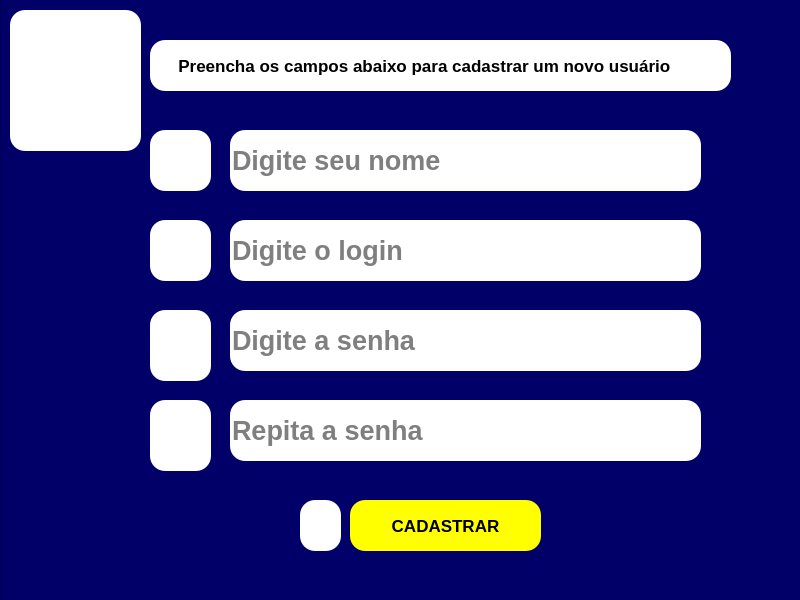
<?xml version="1.0" encoding="UTF-8"?>
<ui version="4.0">
 <class>MainWindow</class>
 <widget class="QMainWindow" name="MainWindow">
  <property name="geometry">
   <rect>
    <x>0</x>
    <y>0</y>
    <width>800</width>
    <height>600</height>
   </rect>
  </property>
  <property name="windowTitle">
   <string>MainWindow</string>
  </property>
  <widget class="QWidget" name="centralwidget">
   <widget class="QFrame" name="frame">
    <property name="geometry">
     <rect>
      <x>0</x>
      <y>-10</y>
      <width>801</width>
      <height>611</height>
     </rect>
    </property>
    <property name="styleSheet">
     <string notr="true">background-color: rgb(0, 0, 104);</string>
    </property>
    <property name="frameShape">
     <enum>QFrame::StyledPanel</enum>
    </property>
    <property name="frameShadow">
     <enum>QFrame::Raised</enum>
    </property>
    <widget class="QLineEdit" name="lineEdit">
     <property name="geometry">
      <rect>
       <x>230</x>
       <y>140</y>
       <width>471</width>
       <height>61</height>
      </rect>
     </property>
     <property name="font">
      <font>
       <pointsize>20</pointsize>
       <weight>75</weight>
       <bold>true</bold>
      </font>
     </property>
     <property name="styleSheet">
      <string notr="true">background-color: rgb(255, 255, 255);
border-radius: 15px;
border-style: outset;
borser-widht: 2px;</string>
     </property>
     <property name="placeholderText">
      <string>Digite seu nome</string>
     </property>
    </widget>
    <widget class="QLineEdit" name="lineEdit_2">
     <property name="geometry">
      <rect>
       <x>230</x>
       <y>230</y>
       <width>471</width>
       <height>61</height>
      </rect>
     </property>
     <property name="font">
      <font>
       <pointsize>20</pointsize>
       <weight>75</weight>
       <bold>true</bold>
      </font>
     </property>
     <property name="styleSheet">
      <string notr="true">background-color: rgb(255, 255, 255);
border-radius: 15px;
border-style: outset;
borser-widht: 2px;</string>
     </property>
     <property name="placeholderText">
      <string>Digite o login</string>
     </property>
    </widget>
    <widget class="QLineEdit" name="lineEdit_3">
     <property name="geometry">
      <rect>
       <x>230</x>
       <y>320</y>
       <width>471</width>
       <height>61</height>
      </rect>
     </property>
     <property name="font">
      <font>
       <pointsize>20</pointsize>
       <weight>75</weight>
       <bold>true</bold>
      </font>
     </property>
     <property name="styleSheet">
      <string notr="true">background-color: rgb(255, 255, 255);
border-radius: 15px;
border-style: outset;
borser-widht: 2px;</string>
     </property>
     <property name="echoMode">
      <enum>QLineEdit::Password</enum>
     </property>
     <property name="placeholderText">
      <string>Digite a senha</string>
     </property>
    </widget>
    <widget class="QLineEdit" name="lineEdit_4">
     <property name="geometry">
      <rect>
       <x>230</x>
       <y>410</y>
       <width>471</width>
       <height>61</height>
      </rect>
     </property>
     <property name="font">
      <font>
       <pointsize>20</pointsize>
       <weight>75</weight>
       <italic>false</italic>
       <bold>true</bold>
      </font>
     </property>
     <property name="styleSheet">
      <string notr="true">background-color: rgb(255, 255, 255);
border-radius: 15px;
border-style: outset;
borser-widht: 2px;</string>
     </property>
     <property name="placeholderText">
      <string>Repita a senha</string>
     </property>
    </widget>
    <widget class="QLabel" name="label">
     <property name="geometry">
      <rect>
       <x>150</x>
       <y>50</y>
       <width>581</width>
       <height>51</height>
      </rect>
     </property>
     <property name="font">
      <font>
       <pointsize>13</pointsize>
       <weight>75</weight>
       <bold>true</bold>
      </font>
     </property>
     <property name="styleSheet">
      <string notr="true">background-color: rgb(255, 255, 255);
border-radius: 15px;
border-style: outset;
borser-widht: 2px;</string>
     </property>
     <property name="text">
      <string>      Preencha os campos abaixo para cadastrar um novo usuário</string>
     </property>
    </widget>
    <widget class="QPushButton" name="pushButton">
     <property name="geometry">
      <rect>
       <x>350</x>
       <y>510</y>
       <width>191</width>
       <height>51</height>
      </rect>
     </property>
     <property name="font">
      <font>
       <pointsize>13</pointsize>
       <weight>75</weight>
       <bold>true</bold>
      </font>
     </property>
     <property name="styleSheet">
      <string notr="true">background-color: rgb(255, 255, 0);
border-radius: 15px;
border-style: outset;
borser-widht: 2px;
borser-color: black;
</string>
     </property>
     <property name="text">
      <string>CADASTRAR</string>
     </property>
    </widget>
    <widget class="QLabel" name="label_2">
     <property name="geometry">
      <rect>
       <x>150</x>
       <y>140</y>
       <width>61</width>
       <height>61</height>
      </rect>
     </property>
     <property name="styleSheet">
      <string notr="true">background-color: rgb(255, 255, 255);
border-radius: 15px;
border-style: outset;
borser-widht: 2px;</string>
     </property>
     <property name="text">
      <string/>
     </property>
     <property name="pixmap">
      <pixmap>15297262951582799500-64.png</pixmap>
     </property>
    </widget>
    <widget class="QLabel" name="label_3">
     <property name="geometry">
      <rect>
       <x>10</x>
       <y>20</y>
       <width>131</width>
       <height>141</height>
      </rect>
     </property>
     <property name="styleSheet">
      <string notr="true">background-color: rgb(255, 255, 255);
border-radius: 15px;
border-style: outset;
borser-widht: 2px;</string>
     </property>
     <property name="text">
      <string/>
     </property>
     <property name="pixmap">
      <pixmap>16481730421594722074-128.png</pixmap>
     </property>
    </widget>
    <widget class="QLabel" name="label_4">
     <property name="geometry">
      <rect>
       <x>150</x>
       <y>320</y>
       <width>61</width>
       <height>71</height>
      </rect>
     </property>
     <property name="styleSheet">
      <string notr="true">background-color: rgb(255, 255, 255);
border-radius: 15px;
border-style: outset;
borser-widht: 2px;</string>
     </property>
     <property name="text">
      <string/>
     </property>
     <property name="pixmap">
      <pixmap>4434053531595501194-64.png</pixmap>
     </property>
    </widget>
    <widget class="QLabel" name="label_6">
     <property name="geometry">
      <rect>
       <x>300</x>
       <y>510</y>
       <width>41</width>
       <height>51</height>
      </rect>
     </property>
     <property name="styleSheet">
      <string notr="true">background-color: rgb(255, 255, 255);
border-radius: 15px;
border-style: outset;
borser-widht: 2px;</string>
     </property>
     <property name="text">
      <string/>
     </property>
     <property name="pixmap">
      <pixmap>169585954816291291743835-32.png</pixmap>
     </property>
    </widget>
    <widget class="QLabel" name="label_7">
     <property name="geometry">
      <rect>
       <x>150</x>
       <y>230</y>
       <width>61</width>
       <height>61</height>
      </rect>
     </property>
     <property name="styleSheet">
      <string notr="true">background-color: rgb(255, 255, 255);
border-radius: 15px;
border-style: outset;
borser-widht: 2px;</string>
     </property>
     <property name="text">
      <string/>
     </property>
     <property name="pixmap">
      <pixmap>16481730421594722074-64.png</pixmap>
     </property>
    </widget>
    <widget class="QLabel" name="label_5">
     <property name="geometry">
      <rect>
       <x>150</x>
       <y>410</y>
       <width>61</width>
       <height>71</height>
      </rect>
     </property>
     <property name="styleSheet">
      <string notr="true">background-color: rgb(255, 255, 255);
border-radius: 15px;
border-style: outset;
borser-widht: 2px;</string>
     </property>
     <property name="text">
      <string/>
     </property>
     <property name="pixmap">
      <pixmap>4434053531595501194-64.png</pixmap>
     </property>
    </widget>
   </widget>
  </widget>
 </widget>
 <resources/>
 <connections/>
</ui>
